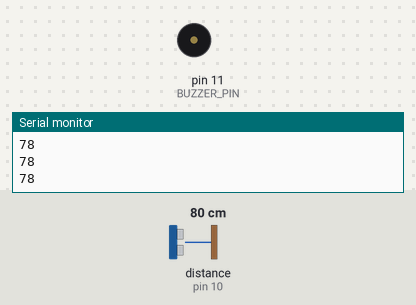
The sketch below on a simulated Arduino Uno, built with avr-gcc and run on an emulated ATmega328P. On the bench: buzzer (waves = sounding), the last lines printed to the serial monitor. Wiring (inferred from the names in the program): ultrasonic range finder: trigger pin 9; echo pin 10. The inputs (shaded band) are chosen by the test bench; at power-on: distance to the obstacle (sensor on pin 10) 80 cm. The echo pulse lasts 58.3 µs per cm.

Above: at 1.2 s.
1.3 s: distance to the obstacle (sensor on pin 10) set to 67 cm
2.8 s: distance to the obstacle (sensor on pin 10) set to 58 cm
At 4.1 s:
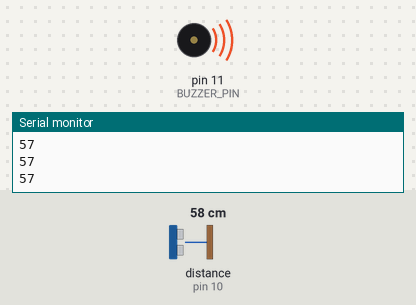
Timing chart, 0 to 5.8 s (numbered marks = the images above; inputs shaded):
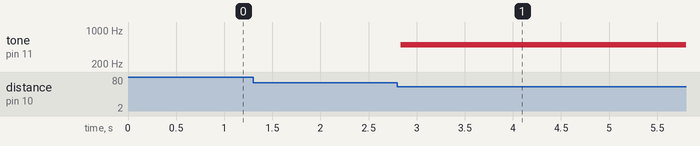

Measured:
- the behaviour switches between 62 and 61 cm on distance to the obstacle (sensor on pin 10) (found by bisection; images 0 and 1)
- after the input at 2.8 s, tone on pin 11 (BUZZER_PIN): silent → 500 Hz at once

The sketch:

sens3.ino
```cpp
#define TRIG_PIN 9 // HC-SR04 Trig pini Arduino'nun 9 numaralı pinine bağlanacak
#define ECHO_PIN 10 // HC-SR04 Echo pini Arduino'nun 10 numaralı pinine bağlanacak
#define BUZZER_PIN 11 // Buzzer Arduino'nun 11 numaralı pinine bağlanacak

void setup() {
  Serial.begin(9600); // Seri iletişim başlatılır
  pinMode(TRIG_PIN, OUTPUT); // Trig pini çıkış olarak ayarlanır
  pinMode(ECHO_PIN, INPUT); // Echo pini giriş olarak ayarlanır
  pinMode(BUZZER_PIN, OUTPUT); // Buzzer çıkış olarak ayarlanır
}

void loop() {
  long duration;
  int distance;

  // Trig pinine 10 mikrosaniyelik bir darbe gönder
  digitalWrite(TRIG_PIN, LOW);
  delayMicroseconds(2);
  digitalWrite(TRIG_PIN, HIGH);
  delayMicroseconds(10);
  digitalWrite(TRIG_PIN, LOW);

  // Echo pininden dönüş süresini ölç
  duration = pulseIn(ECHO_PIN, HIGH);

  // Mesafeyi hesapla (cm cinsinden)
  distance = duration * 0.034 / 2;

  // Seri porta mesafe bilgisini gönder
  Serial.println(distance);

  // Mesafeye göre buzzer'ı kontrol et
  if (distance > 0 && distance <= 30) {
    tone(BUZZER_PIN, 1000); // Mesafe 30 cm'den azsa buzzer 1 kHz'de ses çıkarır
  } else if (distance > 30 && distance <= 60) {
    tone(BUZZER_PIN, 500); // Mesafe 30-60 cm arasındaysa buzzer 500 Hz'de ses çıkarır
  } else {
    noTone(BUZZER_PIN); // Mesafe 60 cm'den fazlaysa buzzer sessiz kalır
  }

  // Biraz bekle (örnekleme hızı için)
  delay(100);
}
```
